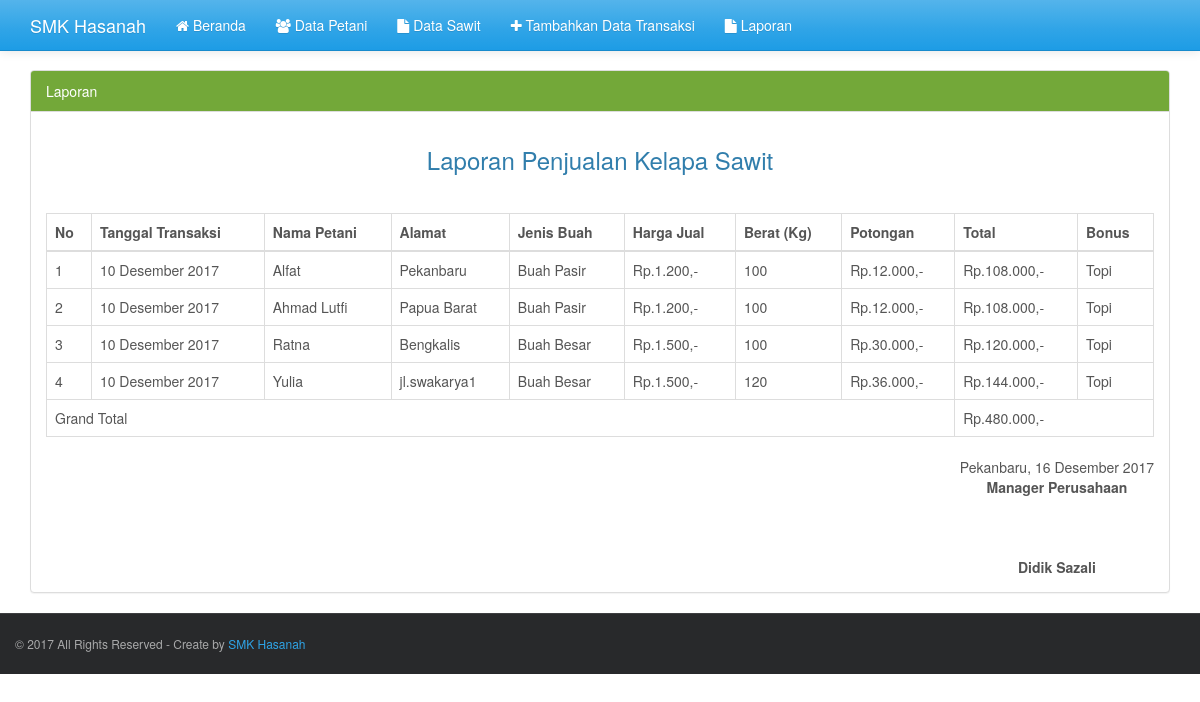
The app's page /laporan.php with its own data.
### tables this page shows
CREATE TABLE IF NOT EXISTS `transaksi` (
`id_transaksi` int(11) NOT NULL,
  `id_petani` int(11) NOT NULL,
  `kode_sawit` int(11) NOT NULL,
  `berat` int(10) NOT NULL,
  `tanggal_transaksi` date NOT NULL
);

CREATE TABLE IF NOT EXISTS `petani` (
`id_petani` int(11) NOT NULL,
  `nama_petani` varchar(35) NOT NULL,
  `alamat_petani` varchar(100) NOT NULL
);

CREATE TABLE IF NOT EXISTS `sawit` (
`kode_sawit` int(11) NOT NULL,
  `jenis_sawit` varchar(20) NOT NULL,
  `harga_jual` int(5) NOT NULL,
  `potongan` int(3) NOT NULL
);

### fungsi/fungsi_indotgl.php (called while the page is built, shortened)
<?php
	function tgl_indo($tgl){
			$tanggal = substr($tgl,8,2);
			$bulan = getBulan(substr($tgl,5,2));
			$tahun = substr($tgl,0,4);
			return $tanggal.' '.$bulan.' '.$tahun;
	}
	function getBulan($bln){
				switch ($bln){
					case 12:
						return "Desember";
						break;
				}
			}
?>

### fungsi/fungsi_rupiah.php (called while the page is built)
<?php
function rupiah($angka,$pre=0){
        $jadi="Rp.".number_format($angka,$pre,',','.').",-";
        return $jadi;
    }
?>

### config.php (called while the page is built, shortened)
<?php
$hari_ini = date("Y-m-d");
?>

### laporan.php (the view, shortened to what this page needs)
<?php
include("config.php");
include("fungsi/fungsi_indotgl.php");
include("fungsi/fungsi_rupiah.php");
?>
<!DOCTYPE html>
<html>
	<head>
		<?php include("include/css.php"); ?>
	</head>
	<body>
		<header>
			<?php include("include/header.php"); ?>
		</header>
		<div class='container' style='margin-top:70px'>
			<div class='row' style='min-height:520px'>
				<div class='col-md-12'>
					<div class='panel panel-success'>
						<div class='panel-heading'>Laporan</div>
						<div class='panel-body'>
							<center>
								<h3>Laporan Penjualan Kelapa Sawit</h3>
								<p>&nbsp;</p>
							</center>
							<table class="table table-hover table-bordered">
							  <thead>
								<tr>
								  <th>No</th>
								  <th>Tanggal Transaksi</th>
								  <th>Nama Petani</th>
								  <th>Alamat</th>
								  <th>Jenis Buah </th>
								  <th>Harga Jual</th>
								  <th>Berat (Kg)</th>
								  <th>Potongan</th>
								  <th>Total</th>
								  <th>Bonus</th>
								</tr>
							  </thead>
							  <tbody>
								<?php
									$no = 1;
									$total_semua = 0;
									$sqlquery = "SELECT petani.*, sawit.*, transaksi.* FROM transaksi transaksi INNER JOIN petani petani ON transaksi.id_petani = petani.id_petani INNER JOIN sawit sawit ON transaksi.kode_sawit = sawit.kode_sawit ORDER BY transaksi.id_petani ASC";
									if ($result = mysqli_query($koneksi, $sqlquery)) {
										while ($row = mysqli_fetch_assoc($result)) {
										$potongan = ($row["harga_jual"] * $row["berat"]) * ($row["potongan"] / 100);
										$total = ($row["harga_jual"] * $row["berat"]) - $potongan;
										$total_semua += $total;
										if ($total >= 100000){
											$bonus = "Topi";
											} else {
											$bonus = "Sepatu";
											}
								?>
								<tr>
								<td><?php echo $no ?></td>
								<td><?php echo tgl_indo($row["tanggal_transaksi"]);?></td>
								<td><?php echo $row["nama_petani"];?></td>
								<td><?php echo $row["alamat_petani"];?></td>
								<td><?php echo $row["jenis_sawit"];?></td>
								<td><?php echo rupiah($row["harga_jual"]);?></td>
								<td><?php echo $row["berat"];?></td>
								<td><?php echo rupiah($potongan);?></td>
								<td><?php echo rupiah($total);?></td>
								<td><?php echo $bonus;?></td>
								</tr>
								<?php
									$no++;}
								?>
								<tr>
								<td colspan='8'>Grand Total</td>
								<td colspan='2'><?php echo rupiah($total_semua); ?></td>
								</tr>
								<?php
									}
									?>
							  </tbody>
							</table>
							<p>
							<div class='pull-right'>
							Pekanbaru, <?php echo tgl_indo($hari_ini); ?><br>
							<b><center>Manager Perusahaan</center></b>
							<p>&nbsp;</p>
							<p>&nbsp;</p>
							<b><center>Didik Sazali</center></b>
							</div>
						</div>
					</div>
				</div>
			</div>
		</div>
		<?php include("include/footer.php"); ?>
	</body>
</html>

### include/css.php
<link href="css/tema1.css" rel="stylesheet">
<link href="css/font-awesome.min.css" rel="stylesheet">
<link href="css/style.css" rel="stylesheet">

### include/header.php (shortened to what this page needs)
<div class="navbar navbar-default navbar-fixed-top">
     <div class="container">
       <div class="navbar-header">
         <a href="index.php" class="navbar-brand">SMK Hasanah</a>
       </div>
       <div class="navbar-collapse collapse" id="navbar-main">
         <ul class="nav navbar-nav">
           <li><a href="index.php"><i class='fa fa-home'></i> Beranda</a></li>
           <li><a href="petani.php"><i class='fa fa-users'></i> Data Petani</a></li>
           <li><a href="sawit.php"><i class='fa fa-file'></i> Data Sawit</a></li>
           <li><a href="transaksi.php"><i class='fa fa-plus'></i> Tambahkan Data Transaksi</a></li>
           <li><a href="laporan.php"><i class='fa fa-file'></i> Laporan</a></li>
         </ul>
       </div>
     </div>
   </div>

### include/footer.php (shortened to what this page needs)
<footer style='margin-top:0px;'>
	<div id="bottom-footer" style='background:#28292b'>
	<div class='container'>
	<div class='row'>
	<span id="copy-text" class="pull-left no-float-xs block-xs align-center-xs">&copy; <?php echo date("Y"); ?>  All Rights Reserved - Create by <a href='#'>SMK Hasanah</span>
	</div>
	</div>
	</div>
</footer>

### css/style.css (style rules this page uses)
#bottom-footer { background: rgba(0, 0, 0, 0.15); padding: 20px 0; border-top: 1px solid rgba(255, 255, 255, 0.1); }
#copy-text { line-height: 20px; font-size: 12px; margin: 0; color: rgba(255, 255, 255, 0.6); }

### records on screen
transaksi: tanggal_transaksi "10 Desember 2017", id_petani.nama_petani "Alfat", id_petani.alamat_petani "Pekanbaru", kode_sawit.jenis_sawit "Buah Pasir", kode_sawit.harga_jual "Rp.1.200,-", berat "100", rupiah($potongan) "Rp.12.000,-", rupiah($total) "Rp.108.000,-", bonus "Topi"
transaksi: tanggal_transaksi "10 Desember 2017", id_petani.nama_petani "Ahmad Lutfi", id_petani.alamat_petani "Papua Barat", kode_sawit.jenis_sawit "Buah Pasir", kode_sawit.harga_jual "Rp.1.200,-", berat "100", rupiah($potongan) "Rp.12.000,-", rupiah($total) "Rp.108.000,-", bonus "Topi"
transaksi: tanggal_transaksi "10 Desember 2017", id_petani.nama_petani "Ratna", id_petani.alamat_petani "Bengkalis", kode_sawit.jenis_sawit "Buah Besar", kode_sawit.harga_jual "Rp.1.500,-", berat "100", rupiah($potongan) "Rp.30.000,-", rupiah($total) "Rp.120.000,-", bonus "Topi"
transaksi: tanggal_transaksi "10 Desember 2017", id_petani.nama_petani "Yulia", id_petani.alamat_petani "jl.swakarya1", kode_sawit.jenis_sawit "Buah Besar", kode_sawit.harga_jual "Rp.1.500,-", berat "120", rupiah($potongan) "Rp.36.000,-", rupiah($total) "Rp.144.000,-", bonus "Topi"

### other values on screen
rupiah($total_semua) "Rp.480.000,-"
tgl_indo($hari_ini) "16 Desember 2017"
